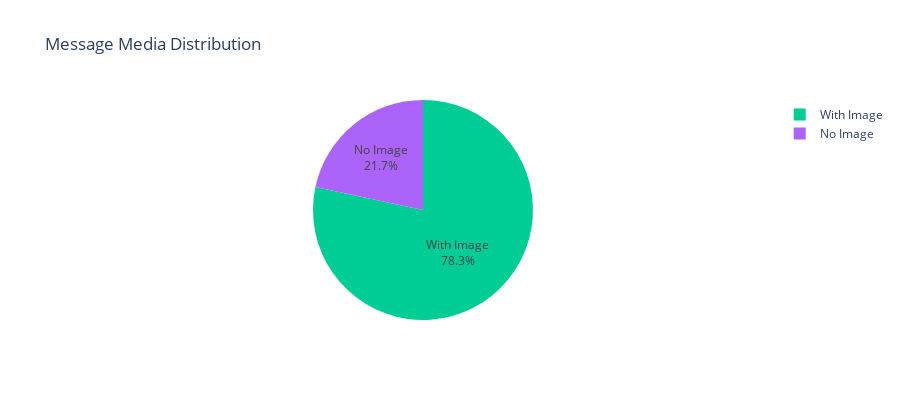

Write notebook code for a chart like this one.
### Code cell
# Media usage analysis
media_stats = df['has_image'].value_counts()

fig = px.pie(
    values=media_stats.values,
    names=['With Image' if x else 'No Image' for x in media_stats.index],
    title="Message Media Distribution",
    color_discrete_sequence=['#00CC96', '#AB63FA']
)
fig.update_traces(textposition='inside', textinfo='percent+label')
fig.update_layout(height=400)
fig.show()

print(f"\nMessages with images: {media_stats.get(True, 0)} ({media_stats.get(True, 0)/len(df)*100:.1f}%)")
print(f"Messages without images: {media_stats.get(False, 0)} ({media_stats.get(False, 0)/len(df)*100:.1f}%)")

### Figure 1 — Plotly figure (JSON) as saved in the notebook; plotly's stock layout.template omitted (floating-point values rounded to 4 significant figures)
{"data": [{"domain": {"x": [0, 1], "y": [0, 1]}, "hovertemplate": "label=%{label}<br>value=%{value}<extra></extra>", "labels": ["With Image", "No Image"], "legendgroup": "", "name": "", "showlegend": true, "textinfo": "percent+label", "textposition": "inside", "type": "pie", "values": [217, 60]}], "layout": {"height": 400, "legend": {"tracegroupgap": 0}, "piecolorway": ["#00CC96", "#AB63FA"], "title": {"text": "Message Media Distribution"}}}
